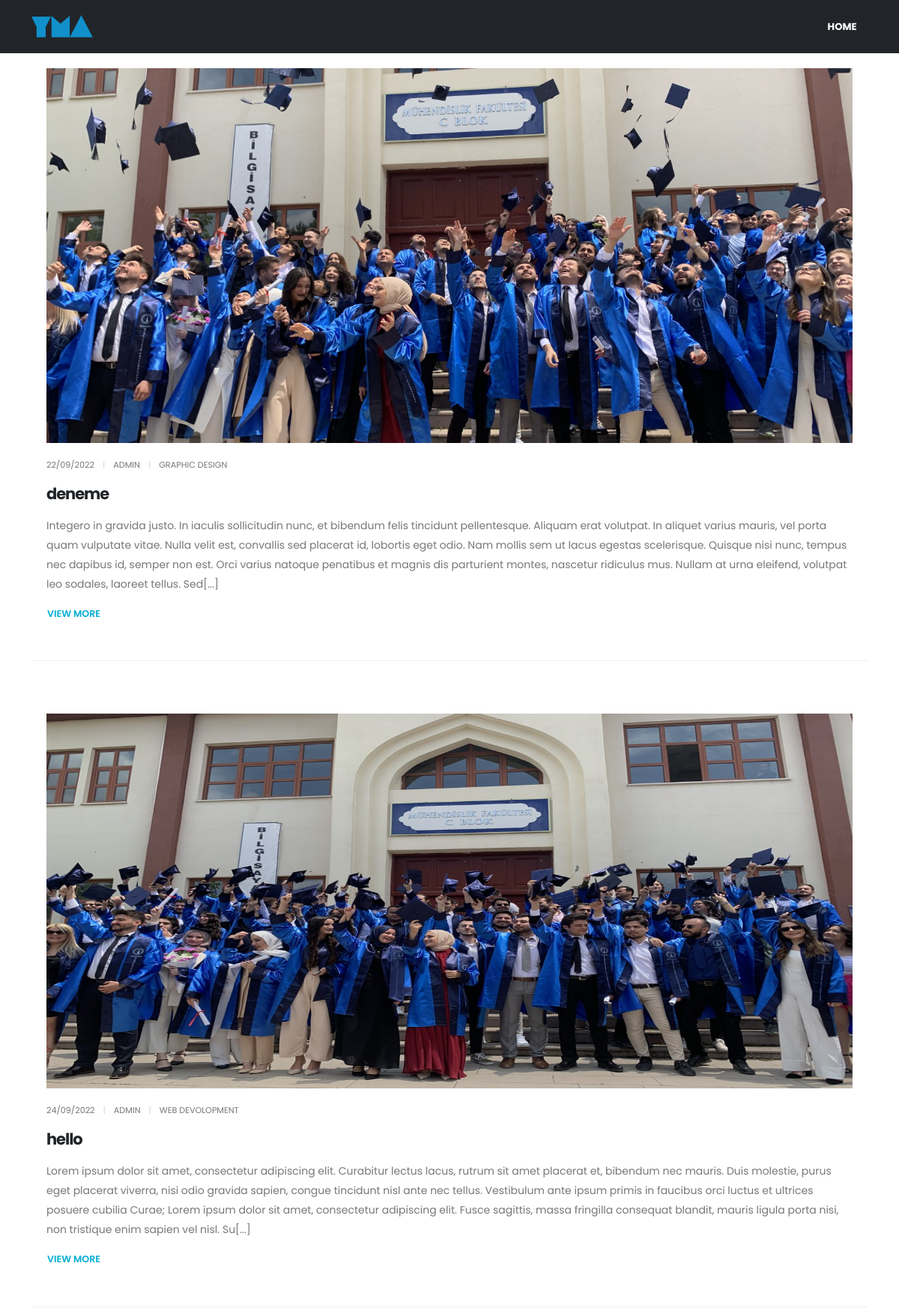
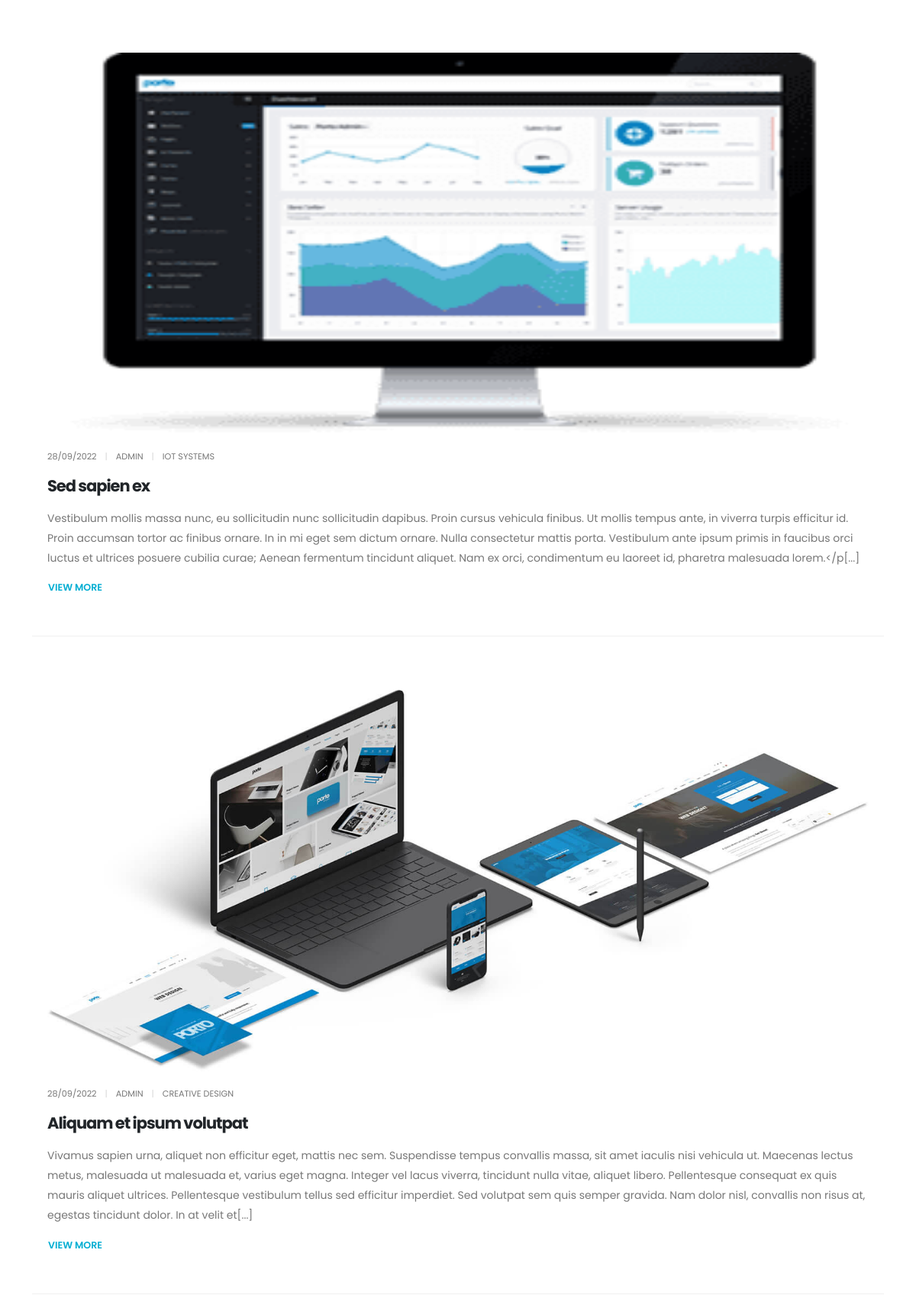
/authorBlog.php?author=admin (upper part), run on the app's committed database (2 pictures, top to bottom).
### tables this page shows
CREATE TABLE "blogContents" (
	"id"	INTEGER NOT NULL,
	"imagePath"	TEXT NOT NULL,
	"title"	TEXT NOT NULL,
	"description"	TEXT NOT NULL,
	"date"	TEXT NOT NULL,
	"author"	TEXT,
	"categoryId"	INTEGER,
	PRIMARY KEY("id" AUTOINCREMENT)
);

CREATE TABLE "blogCategories" (
	"id"	INTEGER NOT NULL,
	"categoryName"	TEXT NOT NULL UNIQUE,
	"filterId"	TEXT,
	PRIMARY KEY("id" AUTOINCREMENT)
);

### authorBlog.php (the view, shortened to what this page needs)
<?php
 require("database.php");
?>
<!DOCTYPE html>
<html>
	<head>
	</head>
	<?php
		$author= urlencode($_GET["author"]);
		$q = $db -> prepare("SELECT * FROM blogContents WHERE author = ?");
		$q->execute([$author]);
		$results = $q->fetchAll();
	?>
	<body data-plugin-page-transition>
		<div class="body">
		<header id="header">
			<div class="header-body border-top-0 bg-dark box-shadow-none">
				<div class="header-container container">
					<div class="header-row">
						<div class="header-column">
							<div class="header-row">
								<div class="header-logo">
								<a href="index.php">
											<img alt="YMA" width="82" height="30" src="admin/image/logo.png">
										</a>
								</div>
							</div>
						</div>
						<div class="header-column justify-content-end">
							<div class="header-row">
								<div class="header-nav header-nav-links header-nav-dropdowns-dark header-nav-light-text order-2 order-lg-1">
									<div class="header-nav-main header-nav-main-font-lg header-nav-main-font-lg-upper-2 header-nav-main-mobile-dark header-nav-main-square header-nav-main-dropdown-no-borders header-nav-main-effect-2 header-nav-main-sub-effect-1">
										<nav class="collapse">
											<ul class="nav nav-pills" id="mainNav">
												<li>
													<a data-hash class="nav-link" href="index.php">
														Home
													</a>
												</li>
											</ul>
										</nav>
									</div>
								</div>
							</div>
						</div>
					</div>
				</div>
			</div>
		</header>
			<div role="main" class="main">
				<div class="container ">
					<div class="row">
						<div class="col">
							<div class="blog-posts overflow-hidden">
								<div class="row">
								<?php
								if (isset($results[0])) {
									foreach($results as $key){
										$select = $db -> prepare("SELECT * FROM blogCategories WHERE id = ?");
										$select->execute([$key['categoryId']]);
										$category = $select->fetch();
										$a =explode(">","$key[3]");
										$safeText = htmlspecialchars($a[1], ENT_QUOTES, 'UTF-8');
										$desc = substr($safeText, 0 , 500);
										echo "
										<div class='col-md-12'>
										<article>
											<div class='card border-0 border-radius-0 p-1' >
												<div class='card-body p-3 z-index-1'>
													<a href='blog-post.php' class='d-block opacity-hover-8'>
														<img class='card-img-top border-radius-0 mb-2' width='1200' height='500' src='admin/".$key['imagePath']."' alt='Card Image'>
													</a>
													<p class='text-uppercase text-color-default text-1 my-2 pb-1'>
														<time pubdate datetime='2022-01-10'>".$key['date']."</time>
														<span class='opacity-3 d-inline-block px-2'>|</span>
														".$key['author']."
														<span class='opacity-3 d-inline-block px-2'>|</span>
														".$category['categoryName']."
													</p>
													<div class='card-body p-0'>
														<h4 class='card-title text-5 font-weight-bold pb-2 mb-2'><a class='text-color-dark text-color-hover-primary text-decoration-none' href='blog-post.php?id=".$key['id']."'>".$key['title']."</a></h4>
														<p class='card-text mb-2'>".$desc."[...]</p>
														<a href='blog-post.php?id=".$key['id']."' class='btn btn-link font-weight-semibold text-decoration-none text-2 ps-0 pb-1 mb-2'>VIEW MORE</a>
													</div>
												</div>
											</div>
										</article>
									</div>";
									}
								}
								?>
								</div>
							</div>
						</div>
					</div>
				</div>
			</div>
		</div>
	</body>
</html>

### css/theme-blog.css (style rules this page uses)
.blog-posts:not(.blog-posts-no-margins) article { border-bottom: 1px solid rgba(0, 0, 0, 0.06); margin-bottom: 50px; padding-bottom: 20px; }

### data on the page
blogcontents: imagePath (picture), date "22/09/2022", author "ADMIN", blogcategories.categoryName "GRAPHIC DESIGN", title "deneme", description "Integero in gravida justo. In iaculis sollicitudin nunc, et bibendum felis tincidunt pellentesque. Aliquam erat volutpat. In aliquet varius mauris, vel porta quam vulputate vitae. Nulla velit est, convallis sed placerat id, lobortis eget odio. Nam mollis sem ut lacus egestas scelerisque. Quisque nisi nunc, tempus nec dapibus id, semper non est. Orci varius natoque penatibus et magnis dis parturient montes, nascetur ridiculus mus. Nullam at urna eleifend, volutpat leo sodales, laoreet tellus. Sed"
blogcontents: imagePath (picture), date "24/09/2022", author "ADMIN", blogcategories.categoryName "WEB DEVOLOPMENT", title "hello", description "Lorem ipsum dolor sit amet, consectetur adipiscing elit. Curabitur lectus lacus, rutrum sit amet placerat et, bibendum nec mauris. Duis molestie, purus eget placerat viverra, nisi odio gravida sapien, congue tincidunt nisl ante nec tellus. Vestibulum ante ipsum primis in faucibus orci luctus et ultrices posuere cubilia Curae; Lorem ipsum dolor sit amet, consectetur adipiscing elit. Fusce sagittis, massa fringilla consequat blandit, mauris ligula porta nisi, non tristique enim sapien vel nisl. Su"
blogcontents: imagePath (picture), date "28/09/2022", author "ADMIN", blogcategories.categoryName "IOT SYSTEMS", title "Sed sapien ex", description "Vestibulum mollis massa nunc, eu sollicitudin nunc sollicitudin dapibus. Proin cursus vehicula finibus. Ut mollis tempus ante, in viverra turpis efficitur id. Proin accumsan tortor ac finibus ornare. In in mi eget sem dictum ornare. Nulla consectetur mattis porta. Vestibulum ante ipsum primis in faucibus orci luctus et ultrices posuere cubilia curae; Aenean fermentum tincidunt aliquet. Nam ex orci, condimentum eu laoreet id, pharetra malesuada lorem.</p"
blogcontents: imagePath (picture), date "28/09/2022", author "ADMIN", blogcategories.categoryName "CREATIVE DESIGN", title "Aliquam et ipsum volutpat", description "Vivamus sapien urna, aliquet non efficitur eget, mattis nec sem. Suspendisse tempus convallis massa, sit amet iaculis nisi vehicula ut. Maecenas lectus metus, malesuada ut malesuada et, varius eget magna. Integer vel lacus viverra, tincidunt nulla vitae, aliquet libero. Pellentesque consequat ex quis mauris aliquet ultrices. Pellentesque vestibulum tellus sed efficitur imperdiet. Sed volutpat sem quis semper gravida. Nam dolor nisl, convallis non risus at, egestas tincidunt dolor. In at velit et"
